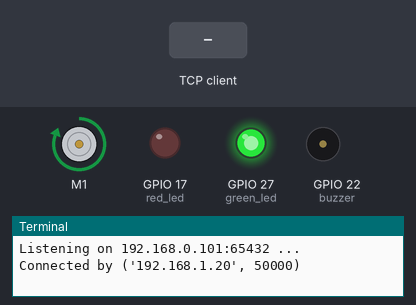
Recording of a program running on a simulated Raspberry Pi (BCM pin numbers). Parts: DC motor (green arrow = forward, orange = backward, longer = faster), output pins drawn as LEDs (lit = HIGH), buzzer (waves = sounding, pin HIGH), the last lines printed to the terminal. The inputs (shaded band) are chosen by the test bench. One TCP client connects 1 s after the port opens and stays connected.

Above: at 1.2 s.
1.3 s: the TCP client sends "DEFECT\n"
At 1.7 s:
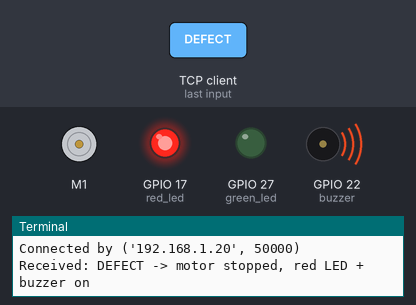
2.8 s: the TCP client sends "OK\n"
At 4.1 s:
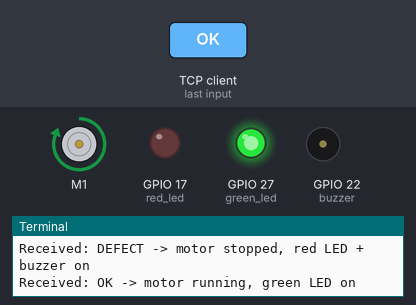
Timing chart, 0 to 5.8 s (numbered marks = the images above; inputs shaded):
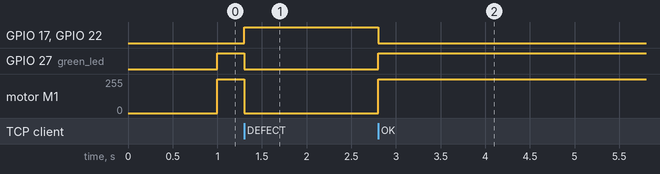

The program:

pi_server.py
```python
import socket
from gpiozero import LED, Buzzer, Motor

HOST = "192.168.0.101"
PORT = 65432

# -- Peripheral setup (VERIFY against your actual wiring) --------------------
motor = Motor(forward=23, backward=24)   # L298N IN1 / IN2
green_led = LED(27)                      # pass / OK indicator
red_led = LED(17)                        # defect indicator
buzzer = Buzzer(22)                      # audible alert


def set_ok_state():
    motor.forward()      # keep fabric transport running
    green_led.on()
    red_led.off()
    buzzer.off()


def set_defect_state():
    motor.stop()          # immediate stop
    green_led.off()
    red_led.on()
    buzzer.on()


# -- TCP server loop -----------------------------------------------------------
server = socket.socket(socket.AF_INET, socket.SOCK_STREAM)
server.setsockopt(socket.SOL_SOCKET, socket.SO_REUSEADDR, 1)
server.bind((HOST, PORT))
server.listen(1)
print(f"Listening on {HOST}:{PORT} ...")

conn, addr = server.accept()
print("Connected by", addr)

set_ok_state()  # start in the nominal state

try:
    while True:
        data = conn.recv(1024)
        if not data:
            break

        state = data.decode().strip()

        if state == "DEFECT":
            set_defect_state()
            print("Received: DEFECT -> motor stopped, red LED + buzzer on")
        elif state == "OK":
            set_ok_state()
            print("Received: OK -> motor running, green LED on")
        else:
            print("Unrecognised signal:", state)

finally:
    conn.close()
    server.close()
    motor.stop()
    green_led.off()
    red_led.off()
    buzzer.off()
```

Measured:
- after the input at 1.3 s, GPIO 17 (red_led), GPIO 22 (buzzer): LOW → HIGH at once; GPIO 27 (green_led): HIGH → LOW at once; motor M1: forward 255/255 → stopped at once
- after the input at 2.8 s, GPIO 17 (red_led), GPIO 22 (buzzer): HIGH → LOW at once; GPIO 27 (green_led): LOW → HIGH at once; motor M1: stopped → forward 255/255 at once
